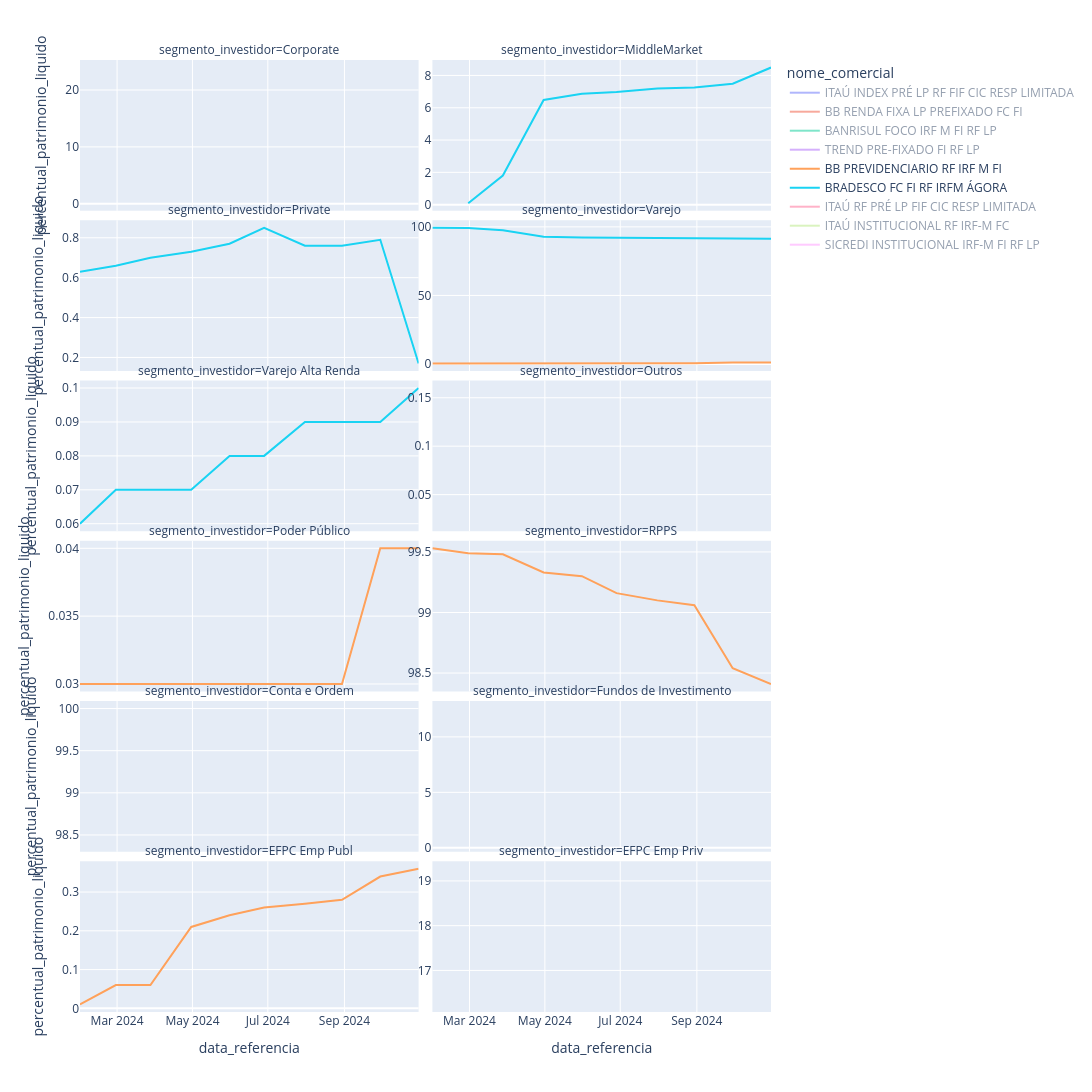

Notebook code for this chart:
### Code cell
num = df_hist_segmento['nome_comercial'].nunique()
fig = px.line(df_hist_segmento
               , y='percentual_patrimonio_liquido'	
               , x='data_referencia'
               , facet_col_wrap=2      
               , facet_col = 'segmento_investidor'
               , color='nome_comercial'
               , height=num*350
               , width=1200
               , facet_col_spacing=0.02
               , facet_row_spacing=0.01
               )
fig.update_yaxes(matches=None) 
#fig.update_xaxes(matches=None)
fig.update_yaxes(showticklabels=True)

fig.show()

### Figure 1 — Plotly figure (JSON) as saved in the notebook; plotly's stock layout.template omitted (floating-point values rounded to 4 significant figures)
{"data": [{"hovertemplate": "nome_comercial=ITAÚ INDEX PRÉ LP RF FIF CIC RESP LIMITADA<br>segmento_investidor=Corporate<br>data_referencia=%{x}<br>percentual_patrimonio_liquido=%{y}<extra></extra>", "legendgroup": "ITAÚ INDEX PRÉ LP RF FIF CIC RESP LIMITADA", "line": {"color": "#636efa", "dash": "solid"}, "marker": {"symbol": "circle"}, "mode": "lines", "name": "ITAÚ INDEX PRÉ LP RF FIF CIC RESP LIMITADA", "orientation": "v", "showlegend": true, "type": "scatter", "visible": "legendonly", "x": ["2024-01-31", "2024-02-29", "2024-03-28", "2024-04-30", "2024-05-31", "2024-06-28", "2024-07-31", "2024-08-30", "2024-09-30", "2024-10-31"], "xaxis": "x11", "y": [11.07, 11.4, 11.92, 13.4, 14.66, 17.4, 18.39, 18.43, 20.5, 23.94], "yaxis": "y11"}, {"hovertemplate": "nome_comercial=ITAÚ INDEX PRÉ LP RF FIF CIC RESP LIMITADA<br>segmento_investidor=MiddleMarket<br>data_referencia=%{x}<br>percentual_patrimonio_liquido=%{y}<extra></extra>", "legendgroup": "ITAÚ INDEX PRÉ LP RF FIF CIC RESP LIMITADA", "line": {"color": "#636efa", "dash": "solid"}, "marker": {"symbol": "circle"}, "mode": "lines", "name": "ITAÚ INDEX PRÉ LP RF FIF CIC RESP LIMITADA", "orientation": "v", "showlegend": false, "type": "scatter", "visible": "legendonly", "x": ["2024-01-31", "2024-02-29", "2024-03-28", "2024-04-30", "2024-05-31", "2024-06-28", "2024-07-31", "2024-08-30", "2024-09-30", "2024-10-31"], "xaxis": "x12", "y": [7.53, 7.72, 7.77, 7.7, 7.86, 8.34, 11.95, 15.48, 12.92, 11.25], "yaxis": "y12"}, {"hovertemplate": "nome_comercial=ITAÚ INDEX PRÉ LP RF FIF CIC RESP LIMITADA<br>segmento_investidor=Private<br>data_referencia=%{x}<br>percentual_patrimonio_liquido=%{y}<extra></extra>", "legendgroup": "ITAÚ INDEX PRÉ LP RF FIF CIC RESP LIMITADA", "line": {"color": "#636efa", "dash": "solid"}, "marker": {"symbol": "circle"}, "mode": "lines", "name": "ITAÚ INDEX PRÉ LP RF FIF CIC RESP LIMITADA", "orientation": "v", "showlegend": false, "type": "scatter", "visible": "legendonly", "x": ["2024-01-31", "2024-02-29", "2024-03-28", "2024-04-30", "2024-05-31", "2024-06-28", "2024-07-31", "2024-08-30", "2024-09-30", "2024-10-31"], "xaxis": "x9", "y": [1.12, 1.16, 1.44, 1.96, 2.16, 2.56, 2.7, 2.57, 2.54, 2.75], "yaxis": "y9"}, {"hovertemplate": "nome_comercial=ITAÚ INDEX PRÉ LP RF FIF CIC RESP LIMITADA<br>segmento_investidor=Varejo<br>data_referencia=%{x}<br>percentual_patrimonio_liquido=%{y}<extra></extra>", "legendgroup": "ITAÚ INDEX PRÉ LP RF FIF CIC RESP LIMITADA", "line": {"color": "#636efa", "dash": "solid"}, "marker": {"symbol": "circle"}, "mode": "lines", "name": "ITAÚ INDEX PRÉ LP RF FIF CIC RESP LIMITADA", "orientation": "v", "showlegend": false, "type": "scatter", "visible": "legendonly", "x": ["2024-01-31", "2024-02-29", "2024-03-28", "2024-04-30", "2024-05-31", "2024-06-28", "2024-07-31", "2024-08-30", "2024-09-30", "2024-10-31"], "xaxis": "x10", "y": [3.58, 3.58, 3.58, 3.37, 3.53, 3.79, 3.62, 3.56, 3.69, 3.85], "yaxis": "y10"}, {"hovertemplate": "nome_comercial=ITAÚ INDEX PRÉ LP RF FIF CIC RESP LIMITADA<br>segmento_investidor=Varejo Alta Renda<br>data_referencia=%{x}<br>percentual_patrimonio_liquido=%{y}<extra></extra>", "legendgroup": "ITAÚ INDEX PRÉ LP RF FIF CIC RESP LIMITADA", "line": {"color": "#636efa", "dash": "solid"}, "marker": {"symbol": "circle"}, "mode": "lines", "name": "ITAÚ INDEX PRÉ LP RF FIF CIC RESP LIMITADA", "orientation": "v", "showlegend": false, "type": "scatter", "visible": "legendonly", "x": ["2024-01-31", "2024-02-29", "2024-03-28", "2024-04-30", "2024-05-31", "2024-06-28", "2024-07-31", "2024-08-30", "2024-09-30", "2024-10-31"], "xaxis": "x7", "y": [76.69, 76.14, 75.28, 73.57, 71.8, 67.92, 63.34, 59.96, 60.35, 58.2], "yaxis": "y7"}, {"hovertemplate": "nome_comercial=BB RENDA FIXA LP PREFIXADO FC FI        <br>segmento_investidor=Corporate<br>data_referencia=%{x}<br>percentual_patrimonio_liquido=%{y}<extra></extra>", "legendgroup": "BB RENDA FIXA LP PREFIXADO FC FI        ", "line": {"color": "#EF553B", "dash": "solid"}, "marker": {"symbol": "circle"}, "mode": "lines", "name": "BB RENDA FIXA LP PREFIXADO FC FI        ", "orientation": "v", "showlegend": true, "type": "scatter", "visible": "legendonly", "x": ["2024-01-31", "2024-02-29", "2024-03-28", "2024-04-30", "2024-05-31", "2024-06-28", "2024-07-31", "2024-08-30", "2024-09-30", "2024-10-31"], "xaxis": "x11", "y": [0.24, 0.23, 0.2, 0.17, 0.15, 0.15, 0.11, 0.11, 0.12, 0.13], "yaxis": "y11"}, {"hovertemplate": "nome_comercial=BB RENDA FIXA LP PREFIXADO FC FI        <br>segmento_investidor=MiddleMarket<br>data_referencia=%{x}<br>percentual_patrimonio_liquido=%{y}<extra></extra>", "legendgroup": "BB RENDA FIXA LP PREFIXADO FC FI        ", "line": {"color": "#EF553B", "dash": "solid"}, "marker": {"symbol": "circle"}, "mode": "lines", "name": "BB RENDA FIXA LP PREFIXADO FC FI        ", "orientation": "v", "showlegend": false, "type": "scatter", "visible": "legendonly", "x": ["2024-01-31", "2024-02-29", "2024-03-28", "2024-04-30", "2024-05-31", "2024-06-28", "2024-07-31", "2024-08-30", "2024-09-30", "2024-10-31"], "xaxis": "x12", "y": [0.54, 0.54, 0.55, 0.58, 0.6, 0.6, 0.42, 0.47, 0.46, 0.24], "yaxis": "y12"}, {"hovertemplate": "nome_comercial=BB RENDA FIXA LP PREFIXADO FC FI        <br>segmento_investidor=Private<br>data_referencia=%{x}<br>percentual_patrimonio_liquido=%{y}<extra></extra>", "legendgroup": "BB RENDA FIXA LP PREFIXADO FC FI        ", "line": {"color": "#EF553B", "dash": "solid"}, "marker": {"symbol": "circle"}, "mode": "lines", "name": "BB RENDA FIXA LP PREFIXADO FC FI        ", "orientation": "v", "showlegend": false, "type": "scatter", "visible": "legendonly", "x": ["2024-01-31", "2024-02-29", "2024-03-28", "2024-04-30", "2024-05-31", "2024-06-28", "2024-07-31", "2024-08-30", "2024-09-30", "2024-10-31"], "xaxis": "x9", "y": [3.73, 4.15, 4.16, 4.15, 4.28, 4.32, 4.47, 4.39, 4.41, 6.04], "yaxis": "y9"}, {"hovertemplate": "nome_comercial=BB RENDA FIXA LP PREFIXADO FC FI        <br>segmento_investidor=Varejo<br>data_referencia=%{x}<br>percentual_patrimonio_liquido=%{y}<extra></extra>", "legendgroup": "BB RENDA FIXA LP PREFIXADO FC FI        ", "line": {"color": "#EF553B", "dash": "solid"}, "marker": {"symbol": "circle"}, "mode": "lines", "name": "BB RENDA FIXA LP PREFIXADO FC FI        ", "orientation": "v", "showlegend": false, "type": "scatter", "visible": "legendonly", "x": ["2024-01-31", "2024-02-29", "2024-03-28", "2024-04-30", "2024-05-31", "2024-06-28", "2024-07-31", "2024-08-30", "2024-09-30", "2024-10-31"], "xaxis": "x10", "y": [23.99, 24.66, 24.92, 25.23, 24.49, 25.02, 25.66, 26.39, 26.28, 26.45], "yaxis": "y10"}, {"hovertemplate": "nome_comercial=BB RENDA FIXA LP PREFIXADO FC FI        <br>segmento_investidor=Varejo Alta Renda<br>data_referencia=%{x}<br>percentual_patrimonio_liquido=%{y}<extra></extra>", "legendgroup": "BB RENDA FIXA LP PREFIXADO FC FI        ", "line": {"color": "#EF553B", "dash": "solid"}, "marker": {"symbol": "circle"}, "mode": "lines", "name": "BB RENDA FIXA LP PREFIXADO FC FI        ", "orientation": "v", "showlegend": false, "type": "scatter", "visible": "legendonly", "x": ["2024-01-31", "2024-02-29", "2024-03-28", "2024-04-30", "2024-05-31", "2024-06-28", "2024-07-31", "2024-08-30", "2024-09-30", "2024-10-31"], "xaxis": "x7", "y": [71.22, 70.14, 69.9, 69.58, 70.18, 69.6, 69.01, 68.28, 68.35, 66.75], "yaxis": "y7"}, {"hovertemplate": "nome_comercial=BB RENDA FIXA LP PREFIXADO FC FI        <br>segmento_investidor=Outros<br>data_referencia=%{x}<br>percentual_patrimonio_liquido=%{y}<extra></extra>", "legendgroup": "BB RENDA FIXA LP PREFIXADO FC FI        ", "line": {"color": "#EF553B", "dash": "solid"}, "marker": {"symbol": "circle"}, "mode": "lines", "name": "BB RENDA FIXA LP PREFIXADO FC FI        ", "orientation": "v", "showlegend": false, "type": "scatter", "visible": "legendonly", "x": ["2024-01-31", "2024-02-29", "2024-03-28", "2024-04-30", "2024-05-31"], "xaxis": "x8", "y": [0.02, 0.02, 0.02, 0.02, 0.02], "yaxis": "y8"}, {"hovertemplate": "nome_comercial=BB RENDA FIXA LP PREFIXADO FC FI        <br>segmento_investidor=Poder Público<br>data_referencia=%{x}<br>percentual_patrimonio_liquido=%{y}<extra></extra>", "legendgroup": "BB RENDA FIXA LP PREFIXADO FC FI        ", "line": {"color": "#EF553B", "dash": "solid"}, "marker": {"symbol": "circle"}, "mode": "lines", "name": "BB RENDA FIXA LP PREFIXADO FC FI        ", "orientation": "v", "showlegend": false, "type": "scatter", "visible": "legendonly", "x": ["2024-01-31", "2024-02-29", "2024-03-28", "2024-04-30", "2024-05-31", "2024-06-28", "2024-07-31", "2024-08-30", "2024-09-30", "2024-10-31"], "xaxis": "x5", "y": [0.25, 0.25, 0.25, 0.26, 0.28, 0.31, 0.33, 0.37, 0.38, 0.4], "yaxis": "y5"}, {"hovertemplate": "nome_comercial=BANRISUL FOCO IRF M FI RF LP            <br>segmento_investidor=Varejo<br>data_referencia=%{x}<br>percentual_patrimonio_liquido=%{y}<extra></extra>", "legendgroup": "BANRISUL FOCO IRF M FI RF LP            ", "line": {"color": "#00cc96", "dash": "solid"}, "marker": {"symbol": "circle"}, "mode": "lines", "name": "BANRISUL FOCO IRF M FI RF LP            ", "orientation": "v", "showlegend": true, "type": "scatter", "visible": "legendonly", "x": ["2024-01-31", "2024-02-29", "2024-03-28", "2024-04-30", "2024-05-31", "2024-06-28", "2024-07-31", "2024-08-30", "2024-09-30", "2024-10-31"], "xaxis": "x10", "y": [27.25, 27.97, 18.85, 18.99, 19.02, 19.7, 20.36, 20.2, 20.1, 20.65], "yaxis": "y10"}, {"hovertemplate": "nome_comercial=BANRISUL FOCO IRF M FI RF LP            <br>segmento_investidor=Poder Público<br>data_referencia=%{x}<br>percentual_patrimonio_liquido=%{y}<extra></extra>", "legendgroup": "BANRISUL FOCO IRF M FI RF LP            ", "line": {"color": "#00cc96", "dash": "solid"}, "marker": {"symbol": "circle"}, "mode": "lines", "name": "BANRISUL FOCO IRF M FI RF LP            ", "orientation": "v", "showlegend": false, "type": "scatter", "visible": "legendonly", "x": ["2024-01-31", "2024-02-29", "2024-03-28", "2024-04-30", "2024-05-31", "2024-06-28", "2024-07-31"], "xaxis": "x5", "y": [2.71, 2.8, 2.03, 2.14, 2.22, 2.42, 2.58], "yaxis": "y5"}, {"hovertemplate": "nome_comercial=BANRISUL FOCO IRF M FI RF LP            <br>segmento_investidor=RPPS<br>data_referencia=%{x}<br>percentual_patrimonio_liquido=%{y}<extra></extra>", "legendgroup": "BANRISUL FOCO IRF M FI RF LP            ", "line": {"color": "#00cc96", "dash": "solid"}, "marker": {"symbol": "circle"}, "mode": "lines", "name": "BANRISUL FOCO IRF M FI RF LP            ", "orientation": "v", "showlegend": false, "type": "scatter", "visible": "legendonly", "x": ["2024-01-31", "2024-02-29", "2024-03-28", "2024-04-30", "2024-05-31", "2024-06-28", "2024-07-31", "2024-08-30", "2024-09-30", "2024-10-31"], "xaxis": "x6", "y": [70.04, 69.24, 79.12, 78.87, 78.76, 77.87, 77.06, 79.8, 79.9, 79.35], "yaxis": "y6"}, {"hovertemplate": "nome_comercial=TREND PRE-FIXADO FI RF LP               <br>segmento_investidor=Outros<br>data_referencia=%{x}<br>percentual_patrimonio_liquido=%{y}<extra></extra>", "legendgroup": "TREND PRE-FIXADO FI RF LP               ", "line": {"color": "#ab63fa", "dash": "solid"}, "marker": {"symbol": "circle"}, "mode": "lines", "name": "TREND PRE-FIXADO FI RF LP               ", "orientation": "v", "showlegend": true, "type": "scatter", "visible": "legendonly", "x": ["2024-10-31"], "xaxis": "x8", "y": [0.16], "yaxis": "y8"}, {"hovertemplate": "nome_comercial=TREND PRE-FIXADO FI RF LP               <br>segmento_investidor=Conta e Ordem<br>data_referencia=%{x}<br>percentual_patrimonio_liquido=%{y}<extra></extra>", "legendgroup": "TREND PRE-FIXADO FI RF LP               ", "line": {"color": "#ab63fa", "dash": "solid"}, "marker": {"symbol": "circle"}, "mode": "lines", "name": "TREND PRE-FIXADO FI RF LP               ", "orientation": "v", "showlegend": false, "type": "scatter", "visible": "legendonly", "x": ["2024-01-31", "2024-02-29", "2024-03-28", "2024-04-30", "2024-05-31", "2024-06-28", "2024-07-31", "2024-08-30", "2024-09-30", "2024-10-31"], "xaxis": "x3", "y": [100, 100, 100, 99.39, 98.61, 98.39, 98.77, 98.73, 99.67, 99.5], "yaxis": "y3"}, {"hovertemplate": "nome_comercial=TREND PRE-FIXADO FI RF LP               <br>segmento_investidor=Fundos de Investimento<br>data_referencia=%{x}<br>percentual_patrimonio_liquido=%{y}<extra></extra>", "legendgroup": "TREND PRE-FIXADO FI RF LP               ", "line": {"color": "#ab63fa", "dash": "solid"}, "marker": {"symbol": "circle"}, "mode": "lines", "name": "TREND PRE-FIXADO FI RF LP               ", "orientation": "v", "showlegend": false, "type": "scatter", "visible": "legendonly", "x": ["2024-04-30", "2024-05-31", "2024-06-28", "2024-07-31", "2024-08-30", "2024-09-30", "2024-10-31"], "xaxis": "x4", "y": [0.61, 1.39, 1.61, 1.23, 1.27, 0.33, 0.34], "yaxis": "y4"}, {"hovertemplate": "nome_comercial=BB PREVIDENCIARIO RF IRF M FI           <br>segmento_investidor=Varejo<br>data_referencia=%{x}<br>percentual_patrimonio_liquido=%{y}<extra></extra>", "legendgroup": "BB PREVIDENCIARIO RF IRF M FI           ", "line": {"color": "#FFA15A", "dash": "solid"}, "marker": {"symbol": "circle"}, "mode": "lines", "name": "BB PREVIDENCIARIO RF IRF M FI           ", "orientation": "v", "showlegend": true, "type": "scatter", "visible": true, "x": ["2024-01-31", "2024-02-29", "2024-03-28", "2024-04-30", "2024-05-31", "2024-06-28", "2024-07-31", "2024-08-30", "2024-09-30", "2024-10-31"], "xaxis": "x10", "y": [0.43, 0.43, 0.42, 0.43, 0.44, 0.54, 0.6, 0.62, 1.09, 1.19], "yaxis": "y10"}, {"hovertemplate": "nome_comercial=BB PREVIDENCIARIO RF IRF M FI           <br>segmento_investidor=Poder Público<br>data_referencia=%{x}<br>percentual_patrimonio_liquido=%{y}<extra></extra>", "legendgroup": "BB PREVIDENCIARIO RF IRF M FI           ", "line": {"color": "#FFA15A", "dash": "solid"}, "marker": {"symbol": "circle"}, "mode": "lines", "name": "BB PREVIDENCIARIO RF IRF M FI           ", "orientation": "v", "showlegend": false, "type": "scatter", "visible": true, "x": ["2024-01-31", "2024-02-29", "2024-03-28", "2024-04-30", "2024-05-31", "2024-06-28", "2024-07-31", "2024-08-30", "2024-09-30", "2024-10-31"], "xaxis": "x5", "y": [0.03, 0.03, 0.03, 0.03, 0.03, 0.03, 0.03, 0.03, 0.04, 0.04], "yaxis": "y5"}, {"hovertemplate": "nome_comercial=BB PREVIDENCIARIO RF IRF M FI           <br>segmento_investidor=RPPS<br>data_referencia=%{x}<br>percentual_patrimonio_liquido=%{y}<extra></extra>", "legendgroup": "BB PREVIDENCIARIO RF IRF M FI           ", "line": {"color": "#FFA15A", "dash": "solid"}, "marker": {"symbol": "circle"}, "mode": "lines", "name": "BB PREVIDENCIARIO RF IRF M FI           ", "orientation": "v", "showlegend": false, "type": "scatter", "visible": true, "x": ["2024-01-31", "2024-02-29", "2024-03-28", "2024-04-30", "2024-05-31", "2024-06-28", "2024-07-31", "2024-08-30", "2024-09-30", "2024-10-31"], "xaxis": "x6", "y": [99.53, 99.49, 99.48, 99.33, 99.3, 99.16, 99.1, 99.06, 98.54, 98.41], "yaxis": "y6"}, {"hovertemplate": "nome_comercial=BB PREVIDENCIARIO RF IRF M FI           <br>segmento_investidor=EFPC Emp Publ<br>data_referencia=%{x}<br>percentual_patrimonio_liquido=%{y}<extra></extra>", "legendgroup": "BB PREVIDENCIARIO RF IRF M FI           ", "line": {"color": "#FFA15A", "dash": "solid"}, "marker": {"symbol": "circle"}, "mode": "lines", "name": "BB PREVIDENCIARIO RF IRF M FI           ", "orientation": "v", "showlegend": false, "type": "scatter", "visible": true, "x": ["2024-01-31", "2024-02-29", "2024-03-28", "2024-04-30", "2024-05-31", "2024-06-28", "2024-07-31", "2024-08-30", "2024-09-30", "2024-10-31"], "xaxis": "x", "y": [0.01, 0.06, 0.06, 0.21, 0.24, 0.26, 0.27, 0.28, 0.34, 0.36], "yaxis": "y"}, {"hovertemplate": "nome_comercial=BRADESCO FC FI RF IRFM ÁGORA            <br>segmento_investidor=MiddleMarket<br>data_referencia=%{x}<br>percentual_patrimonio_liquido=%{y}<extra></extra>", "legendgroup": "BRADESCO FC FI RF IRFM ÁGORA            ", "line": {"color": "#19d3f3", "dash": "solid"}, "marker": {"symbol": "circle"}, "mode": "lines", "name": "BRADESCO FC FI RF IRFM ÁGORA            ", "orientation": "v", "showlegend": true, "type": "scatter", "visible": true, "x": ["2024-02-29", "2024-03-28", "2024-04-30", "2024-05-31", "2024-06-28", "2024-07-31", "2024-08-30", "2024-09-30", "2024-10-31"], "xaxis": "x12", "y": [0.09, 1.8, 6.48, 6.87, 6.97, 7.19, 7.26, 7.49, 8.49], "yaxis": "y12"}, {"hovertemplate": "nome_comercial=BRADESCO FC FI RF IRFM ÁGORA            <br>segmento_investidor=Private<br>data_referencia=%{x}<br>percentual_patrimonio_liquido=%{y}<extra></extra>", "legendgroup": "BRADESCO FC FI RF IRFM ÁGORA            ", "line": {"color": "#19d3f3", "dash": "solid"}, "marker": {"symbol": "circle"}, "mode": "lines", "name": "BRADESCO FC FI RF IRFM ÁGORA            ", "orientation": "v", "showlegend": false, "type": "scatter", "visible": true, "x": ["2024-01-31", "2024-02-29", "2024-03-28", "2024-04-30", "2024-05-31", "2024-06-28", "2024-07-31", "2024-08-30", "2024-09-30", "2024-10-31"], "xaxis": "x9", "y": [0.63, 0.66, 0.7, 0.73, 0.77, 0.85, 0.76, 0.76, 0.79, 0.17], "yaxis": "y9"}, {"hovertemplate": "nome_comercial=BRADESCO FC FI RF IRFM ÁGORA            <br>segmento_investidor=Varejo<br>data_referencia=%{x}<br>percentual_patrimonio_liquido=%{y}<extra></extra>", "legendgroup": "BRADESCO FC FI RF IRFM ÁGORA            ", "line": {"color": "#19d3f3", "dash": "solid"}, "marker": {"symbol": "circle"}, "mode": "lines", "name": "BRADESCO FC FI RF IRFM ÁGORA            ", "orientation": "v", "showlegend": false, "type": "scatter", "visible": true, "x": ["2024-01-31", "2024-02-29", "2024-03-28", "2024-04-30", "2024-05-31", "2024-06-28", "2024-07-31", "2024-08-30", "2024-09-30", "2024-10-31"], "xaxis": "x10", "y": [99.31, 99.19, 97.44, 92.71, 92.28, 92.09, 91.97, 91.89, 91.63, 91.25], "yaxis": "y10"}, {"hovertemplate": "nome_comercial=BRADESCO FC FI RF IRFM ÁGORA            <br>segmento_investidor=Varejo Alta Renda<br>data_referencia=%{x}<br>percentual_patrimonio_liquido=%{y}<extra></extra>", "legendgroup": "BRADESCO FC FI RF IRFM ÁGORA            ", "line": {"color": "#19d3f3", "dash": "solid"}, "marker": {"symbol": "circle"}, "mode": "lines", "name": "BRADESCO FC FI RF IRFM ÁGORA            ", "orientation": "v", "showlegend": false, "type": "scatter", "visible": true, "x": ["2024-01-31", "2024-02-29", "2024-03-28", "2024-04-30", "2024-05-31", "2024-06-28", "2024-07-31", "2024-08-30", "2024-09-30", "2024-10-31"], "xaxis": "x7", "y": [0.06, 0.07, 0.07, 0.07, 0.08, 0.08, 0.09, 0.09, 0.09, 0.1], "yaxis": "y7"}, {"hovertemplate": "nome_comercial=ITAÚ RF PRÉ LP FIF CIC RESP LIMITADA<br>segmento_investidor=Private<br>data_referencia=%{x}<br>percentual_patrimonio_liquido=%{y}<extra></extra>", "legendgroup": "ITAÚ RF PRÉ LP FIF CIC RESP LIMITADA", "line": {"color": "#FF6692", "dash": "solid"}, "marker": {"symbol": "circle"}, "mode": "lines", "name": "ITAÚ RF PRÉ LP FIF CIC RESP LIMITADA", "orientation": "v", "showlegend": true, "type": "scatter", "visible": "legendonly", "x": ["2024-01-31", "2024-02-29", "2024-03-28", "2024-04-30", "2024-05-31", "2024-06-28", "2024-07-31", "2024-08-30", "2024-09-30", "2024-10-31"], "xaxis": "x9", "y": [3.81, 3.91, 3.87, 3.9, 4.03, 4.01, 4.17, 4.25, 4.48, 4.63], "yaxis": "y9"}, {"hovertemplate": "nome_comercial=ITAÚ RF PRÉ LP FIF CIC RESP LIMITADA<br>segmento_investidor=Varejo<br>data_referencia=%{x}<br>percentual_patrimonio_liquido=%{y}<extra></extra>", "legendgroup": "ITAÚ RF PRÉ LP FIF CIC RESP LIMITADA", "line": {"color": "#FF6692", "dash": "solid"}, "marker": {"symbol": "circle"}, "mode": "lines", "name": "ITAÚ RF PRÉ LP FIF CIC RESP LIMITADA", "orientation": "v", "showlegend": false, "type": "scatter", "visible": "legendonly", "x": ["2024-01-31", "2024-02-29", "2024-03-28", "2024-04-30", "2024-05-31", "2024-06-28", "2024-07-31", "2024-08-30", "2024-09-30", "2024-10-31"], "xaxis": "x10", "y": [4.6, 4.64, 4.61, 4.6, 4.51, 4.56, 4.67, 4.78, 4.69, 4.42], "yaxis": "y10"}, {"hovertemplate": "nome_comercial=ITAÚ RF PRÉ LP FIF CIC RESP LIMITADA<br>segmento_investidor=Varejo Alta Renda<br>data_referencia=%{x}<br>percentual_patrimonio_liquido=%{y}<extra></extra>", "legendgroup": "ITAÚ RF PRÉ LP FIF CIC RESP LIMITADA", "line": {"color": "#FF6692", "dash": "solid"}, "marker": {"symbol": "circle"}, "mode": "lines", "name": "ITAÚ RF PRÉ LP FIF CIC RESP LIMITADA", "orientation": "v", "showlegend": false, "type": "scatter", "visible": "legendonly", "x": ["2024-01-31", "2024-02-29", "2024-03-28", "2024-04-30", "2024-05-31", "2024-06-28", "2024-07-31", "2024-08-30", "2024-09-30", "2024-10-31"], "xaxis": "x7", "y": [91.58, 91.45, 91.52, 91.51, 91.46, 91.43, 91.16, 90.97, 90.83, 90.95], "yaxis": "y7"}, {"hovertemplate": "nome_comercial=ITAÚ INSTITUCIONAL RF IRF-M FC          <br>segmento_investidor=MiddleMarket<br>data_referencia=%{x}<br>percentual_patrimonio_liquido=%{y}<extra></extra>", "legendgroup": "ITAÚ INSTITUCIONAL RF IRF-M FC          ", "line": {"color": "#B6E880", "dash": "solid"}, "marker": {"symbol": "circle"}, "mode": "lines", "name": "ITAÚ INSTITUCIONAL RF IRF-M FC          ", "orientation": "v", "showlegend": true, "type": "scatter", "visible": "legendonly", "x": ["2024-01-31"], "xaxis": "x12", "y": [0.03], "yaxis": "y12"}, {"hovertemplate": "nome_comercial=ITAÚ INSTITUCIONAL RF IRF-M FC          <br>segmento_investidor=Private<br>data_referencia=%{x}<br>percentual_patrimonio_liquido=%{y}<extra></extra>", "legendgroup": "ITAÚ INSTITUCIONAL RF IRF-M FC          ", "line": {"color": "#B6E880", "dash": "solid"}, "marker": {"symbol": "circle"}, "mode": "lines", "name": "ITAÚ INSTITUCIONAL RF IRF-M FC          ", "orientation": "v", "showlegend": false, "type": "scatter", "visible": "legendonly", "x": ["2024-01-31", "2024-02-29", "2024-03-28", "2024-04-30", "2024-05-31", "2024-06-28", "2024-07-31", "2024-08-30", "2024-09-30", "2024-10-31"], "xaxis": "x9", "y": [8.5, 8.32, 8.14, 7.89, 7.84, 8.86, 8.72, 8.95, 8.66, 9.49], "yaxis": "y9"}, {"hovertemplate": "nome_comercial=ITAÚ INSTITUCIONAL RF IRF-M FC          <br>segmento_investidor=Varejo<br>data_referencia=%{x}<br>percentual_patrimonio_liquido=%{y}<extra></extra>", "legendgroup": "ITAÚ INSTITUCIONAL RF IRF-M FC          ", "line": {"color": "#B6E880", "dash": "solid"}, "marker": {"symbol": "circle"}, "mode": "lines", "name": "ITAÚ INSTITUCIONAL RF IRF-M FC          ", "orientation": "v", "showlegend": false, "type": "scatter", "visible": "legendonly", "x": ["2024-02-29", "2024-03-28", "2024-04-30", "2024-05-31", "2024-06-28", "2024-07-31", "2024-08-30", "2024-09-30", "2024-10-31"], "xaxis": "x10", "y": [0.87, 0.85, 0.83, 0.83, 0.99, 0.99, 1.02, 1.18, 1.33], "yaxis": "y10"}, {"hovertemplate": "nome_comercial=ITAÚ INSTITUCIONAL RF IRF-M FC          <br>segmento_investidor=Varejo Alta Renda<br>data_referencia=%{x}<br>percentual_patrimonio_liquido=%{y}<extra></extra>", "legendgroup": "ITAÚ INSTITUCIONAL RF IRF-M FC          ", "line": {"color": "#B6E880", "dash": "solid"}, "marker": {"symbol": "circle"}, "mode": "lines", "name": "ITAÚ INSTITUCIONAL RF IRF-M FC          ", "orientation": "v", "showlegend": false, "type": "scatter", "visible": "legendonly", "x": ["2024-01-31", "2024-02-29", "2024-03-28", "2024-04-30", "2024-05-31", "2024-06-28", "2024-07-31", "2024-08-30", "2024-09-30", "2024-10-31"], "xaxis": "x7", "y": [1.13, 1.11, 1.09, 1, 1, 1.15, 1.15, 0.97, 1.05, 1.19], "yaxis": "y7"}, {"hovertemplate": "nome_comercial=ITAÚ INSTITUCIONAL RF IRF-M FC          <br>segmento_investidor=Poder Público<br>data_referencia=%{x}<br>percentual_patrimonio_liquido=%{y}<extra></extra>", "legendgroup": "ITAÚ INSTITUCIONAL RF IRF-M FC          ", "line": {"color": "#B6E880", "dash": "solid"}, "marker": {"symbol": "circle"}, "mode": "lines", "name": "ITAÚ INSTITUCIONAL RF IRF-M FC          ", "orientation": "v", "showlegend": false, "type": "scatter", "visible": "legendonly", "x": ["2024-01-31", "2024-02-29", "2024-03-28", "2024-04-30", "2024-05-31", "2024-06-28", "2024-07-31", "2024-08-30", "2024-09-30", "2024-10-31"], "xaxis": "x5", "y": [61.09, 61.25, 62.04, 63.05, 63.53, 58.05, 58.11, 57.25, 62.76, 58.33], "yaxis": "y5"}, {"hovertemplate": "nome_comercial=ITAÚ INSTITUCIONAL RF IRF-M FC          <br>segmento_investidor=Fundos de Investimento<br>data_referencia=%{x}<br>percentual_patrimonio_liquido=%{y}<extra></extra>", "legendgroup": "ITAÚ INSTITUCIONAL RF IRF-M FC          ", "line": {"color": "#B6E880", "dash": "solid"}, "marker": {"symbol": "circle"}, "mode": "lines", "name": "ITAÚ INSTITUCIONAL RF IRF-M FC          ", "orientation": "v", "showlegend": false, "type": "scatter", "visible": "legendonly", "x": ["2024-01-31", "2024-02-29", "2024-03-28", "2024-04-30", "2024-05-31", "2024-06-28", "2024-07-31", "2024-08-30", "2024-09-30", "2024-10-31"], "xaxis": "x4", "y": [11.73, 11.28, 11.23, 10.95, 10.58, 12.21, 12.24, 12.55, 9.44, 10.64], "yaxis": "y4"}, {"hovertemplate": "nome_comercial=ITAÚ INSTITUCIONAL RF IRF-M FC          <br>segmento_investidor=EFPC Emp Priv<br>data_referencia=%{x}<br>percentual_patrimonio_liquido=%{y}<extra></extra>", "legendgroup": "ITAÚ INSTITUCIONAL RF IRF-M FC          ", "line": {"color": "#B6E880", "dash": "solid"}, "marker": {"symbol": "circle"}, "mode": "lines", "name": "ITAÚ INSTITUCIONAL RF IRF-M FC          ", "orientation": "v", "showlegend": false, "type": "scatter", "visible": "legendonly", "x": ["2024-01-31", "2024-02-29", "2024-03-28", "2024-04-30", "2024-05-31", "2024-06-28", "2024-07-31", "2024-08-30", "2024-09-30", "2024-10-31"], "xaxis": "x2", "y": [17.53, 17.16, 16.66, 16.28, 16.24, 18.74, 18.79, 19.27, 16.9, 19.02], "yaxis": "y2"}, {"hovertemplate": "nome_comercial=SICREDI INSTITUCIONAL IRF-M FI RF LP    <br>segmento_investidor=Varejo<br>data_referencia=%{x}<br>percentual_patrimonio_liquido=%{y}<extra></extra>", "legendgroup": "SICREDI INSTITUCIONAL IRF-M FI RF LP    ", "line": {"color": "#FF97FF", "dash": "solid"}, "marker": {"symbol": "circle"}, "mode": "lines", "name": "SICREDI INSTITUCIONAL IRF-M FI RF LP    ", "orientation": "v", "showlegend": true, "type": "scatter", "visible": "legendonly", "x": ["2024-01-31", "2024-02-29", "2024-03-28", "2024-04-30", "2024-05-31", "2024-06-28", "2024-07-31", "2024-08-30", "2024-09-30", "2024-10-31"], "xaxis": "x10", "y": [8.48, 8.26, 8.93, 8.24, 7.2, 7.06, 6.2, 5.97, 5.82, 5.73], "yaxis": "y10"}, {"hovertemplate": "nome_comercial=SICREDI INSTITUCIONAL IRF-M FI RF LP    <br>segmento_investidor=Poder Público<br>data_referencia=%{x}<br>percentual_patrimonio_liquido=%{y}<extra></extra>", "legendgroup": "SICREDI INSTITUCIONAL IRF-M FI RF LP    ", "line": {"color": "#FF97FF", "dash": "solid"}, "marker": {"symbol": "circle"}, "mode": "lines", "name": "SICREDI INSTITUCIONAL IRF-M FI RF LP    ", "orientation": "v", "showlegend": false, "type": "scatter", "visible": "legendonly", "x": ["2024-03-28", "2024-04-30", "2024-05-31", "2024-06-28", "2024-07-31", "2024-08-30", "2024-09-30", "2024-10-31"], "xaxis": "x5", "y": [0.33, 0.34, 0.35, 0.39, 0.41, 0.42, 0.44, 0.48], "yaxis": "y5"}, {"hovertemplate": "nome_comercial=SICREDI INSTITUCIONAL IRF-M FI RF LP    <br>segmento_investidor=RPPS<br>data_referencia=%{x}<br>percentual_patrimonio_liquido=%{y}<extra></extra>", "legendgroup": "SICREDI INSTITUCIONAL IRF-M FI RF LP    ", "line": {"color": "#FF97FF", "dash": "solid"}, "marker": {"symbol": "circle"}, "mode": "lines", "name": "SICREDI INSTITUCIONAL IRF-M FI RF LP    ", "orientation": "v", "showlegend": false, "type": "scatter", "visible": "legendonly", "x": ["2024-01-31", "2024-02-29", "2024-03-28", "2024-04-30", "2024-05-31", "2024-06-28", "2024-07-31", "2024-08-30", "2024-09-30", "2024-10-31"], "xaxis": "x6", "y": [91.52, 91.74, 90.73, 91.42, 92.45, 92.55, 93.39, 93.61, 93.74, 93.8], "yaxis": "y6"}], "layout": {"annotations": [{"font": {}, "showarrow": false, "text": "segmento_investidor=EFPC Emp Publ", "x": 0.245, "xanchor": "center", "xref": "paper", "y": 0.1583, "yanchor": "bottom", "yref": "paper"}, {"font": {}, "showarrow": false, "text": "segmento_investidor=EFPC Emp Priv", "x": 0.755, "xanchor": "center", "xref": "paper", "y": 0.1583, "yanchor": "bottom", "yref": "paper"}, {"font": {}, "showarrow": false, "text": "segmento_investidor=Conta e Ordem", "x": 0.245, "xanchor": "center", "xref": "paper", "y": 0.3267, "yanchor": "bottom", "yref": "paper"}, {"font": {}, "showarrow": false, "text": "segmento_investidor=Fundos de Investimento", "x": 0.755, "xanchor": "center", "xref": "paper", "y": 0.3267, "yanchor": "bottom", "yref": "paper"}, {"font": {}, "showarrow": false, "text": "segmento_investidor=Poder Público", "x": 0.245, "xanchor": "center", "xref": "paper", "y": 0.495, "yanchor": "bottom", "yref": "paper"}, {"font": {}, "showarrow": false, "text": "segmento_investidor=RPPS", "x": 0.755, "xanchor": "center", "xref": "paper", "y": 0.495, "yanchor": "bottom", "yref": "paper"}, {"font": {}, "showarrow": false, "text": "segmento_investidor=Varejo Alta Renda", "x": 0.245, "xanchor": "center", "xref": "paper", "y": 0.6633, "yanchor": "bottom", "yref": "paper"}, {"font": {}, "showarrow": false, "text": "segmento_investidor=Outros", "x": 0.755, "xanchor": "center", "xref": "paper", "y": 0.6633, "yanchor": "bottom", "yref": "paper"}, {"font": {}, "showarrow": false, "text": "segmento_investidor=Private", "x": 0.245, "xanchor": "center", "xref": "paper", "y": 0.8317, "yanchor": "bottom", "yref": "paper"}, {"font": {}, "showarrow": false, "text": "segmento_investidor=Varejo", "x": 0.755, "xanchor": "center", "xref": "paper", "y": 0.8317, "yanchor": "bottom", "yref": "paper"}, {"font": {}, "showarrow": false, "text": "segmento_investidor=Corporate", "x": 0.245, "xanchor": "center", "xref": "paper", "y": 1, "yanchor": "bottom", "yref": "paper"}, {"font": {}, "showarrow": false, "text": "segmento_investidor=MiddleMarket", "x": 0.755, "xanchor": "center", "xref": "paper", "y": 1, "yanchor": "bottom", "yref": "paper"}], "height": 3150, "legend": {"title": {"text": "nome_comercial"}, "tracegroupgap": 0}, "margin": {"t": 60}, "width": 1200, "xaxis": {"anchor": "y", "autorange": true, "domain": [0, 0.49], "range": ["2024-01-31", "2024-10-31"], "title": {"text": "data_referencia"}, "type": "date"}, "xaxis10": {"anchor": "y10", "autorange": true, "domain": [0.51, 1], "matches": "x", "range": ["2024-01-31", "2024-10-31"], "showticklabels": false, "type": "date"}, "xaxis11": {"anchor": "y11", "autorange": true, "domain": [0, 0.49], "matches": "x", "range": ["2024-01-31", "2024-10-31"], "showticklabels": false, "type": "date"}, "xaxis12": {"anchor": "y12", "autorange": true, "domain": [0.51, 1], "matches": "x", "range": ["2024-01-31", "2024-10-31"], "showticklabels": false, "type": "date"}, "xaxis2": {"anchor": "y2", "autorange": true, "domain": [0.51, 1], "matches": "x", "range": ["2024-01-31", "2024-10-31"], "title": {"text": "data_referencia"}, "type": "date"}, "xaxis3": {"anchor": "y3", "autorange": true, "domain": [0, 0.49], "matches": "x", "range": ["2024-01-31", "2024-10-31"], "showticklabels": false, "type": "date"}, "xaxis4": {"anchor": "y4", "autorange": true, "domain": [0.51, 1], "matches": "x", "range": ["2024-01-31", "2024-10-31"], "showticklabels": false, "type": "date"}, "xaxis5": {"anchor": "y5", "autorange": true, "domain": [0, 0.49], "matches": "x", "range": ["2024-01-31", "2024-10-31"], "showticklabels": false, "type": "date"}, "xaxis6": {"anchor": "y6", "autorange": true, "domain": [0.51, 1], "matches": "x", "range": ["2024-01-31", "2024-10-31"], "showticklabels": false, "type": "date"}, "xaxis7": {"anchor": "y7", "autorange": true, "domain": [0, 0.49], "matches": "x", "range": ["2024-01-31", "2024-10-31"], "showticklabels": false, "type": "date"}, "xaxis8": {"anchor": "y8", "autorange": true, "domain": [0.51, 1], "matches": "x", "range": ["2024-01-31", "2024-10-31"], "showticklabels": false, "type": "date"}, "xaxis9": {"anchor": "y9", "autorange": true, "domain": [0, 0.49], "matches": "x", "range": ["2024-01-31", "2024-10-31"], "showticklabels": false, "type": "date"}, "yaxis": {"anchor": "x", "autorange": true, "domain": [0, 0.1583], "range": [-0.009444, 0.3794], "showticklabels": true, "title": {"text": "percentual_patrimonio_liquido"}, "type": "linear"}, "yaxis10": {"anchor": "x10", "autorange": true, "domain": [0.6733, 0.8317], "range": [-5.074, 104.8], "showticklabels": true, "type": "linear"}, "yaxis11": {"anchor": "x11", "autorange": true, "domain": [0.8417, 1], "range": [-1.214, 25.26], "showticklabels": true, "title": {"text": "percentual_patrimonio_liquido"}, "type": "linear"}, "yaxis12": {"anchor": "x12", "autorange": true, "domain": [0.8417, 1], "range": [-0.3767, 8.957], "showticklabels": true, "type": "linear"}, "yaxis2": {"anchor": "x2", "autorange": true, "domain": [0, 0.1583], "range": [16.07, 19.44], "showticklabels": true, "type": "linear"}, "yaxis3": {"anchor": "x3", "autorange": true, "domain": [0.1683, 0.3267], "range": [98.3, 100.1], "showticklabels": true, "title": {"text": "percentual_patrimonio_liquido"}, "type": "linear"}, "yaxis4": {"anchor": "x4", "autorange": true, "domain": [0.1683, 0.3267], "range": [-0.3489, 13.23], "showticklabels": true, "type": "linear"}, "yaxis5": {"anchor": "x5", "autorange": true, "domain": [0.3367, 0.495], "range": [0.02944, 0.04056], "showticklabels": true, "title": {"text": "percentual_patrimonio_liquido"}, "type": "linear"}, "yaxis6": {"anchor": "x6", "autorange": true, "domain": [0.3367, 0.495], "range": [98.35, 99.59], "showticklabels": true, "type": "linear"}, "yaxis7": {"anchor": "x7", "autorange": true, "domain": [0.505, 0.6633], "range": [0.05778, 0.1022], "showticklabels": true, "title": {"text": "percentual_patrimonio_liquido"}, "type": "linear"}, "yaxis8": {"anchor": "x8", "autorange": true, "domain": [0.505, 0.6633], "range": [0.01222, 0.1678], "showticklabels": true, "type": "linear"}, "yaxis9": {"anchor": "x9", "autorange": true, "domain": [0.6733, 0.8317], "range": [0.1322, 0.8878], "showticklabels": true, "title": {"text": "percentual_patrimonio_liquido"}, "type": "linear"}}}
